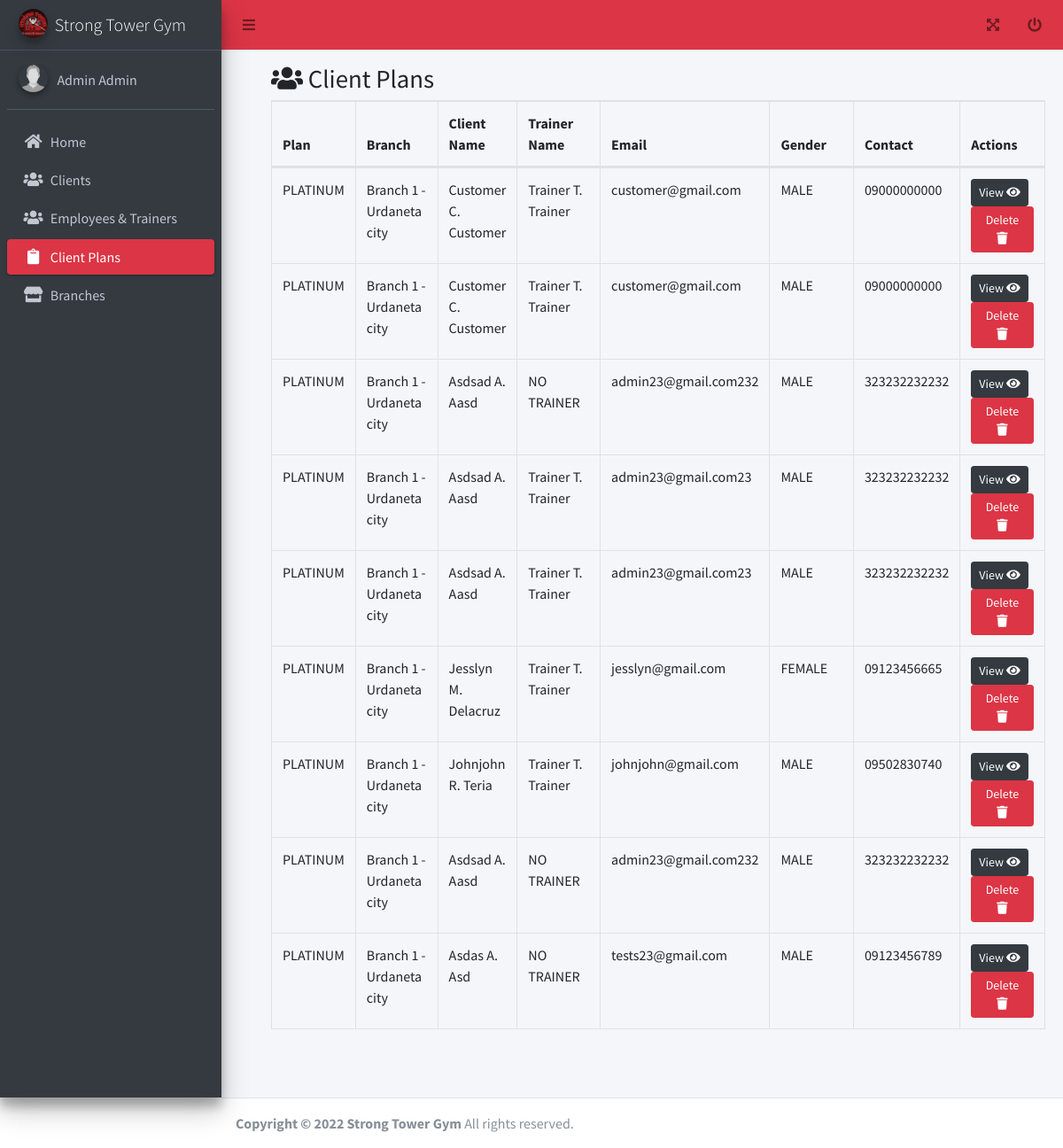
The page /admin/client_plans.php (signed in) on the database as committed earlier.
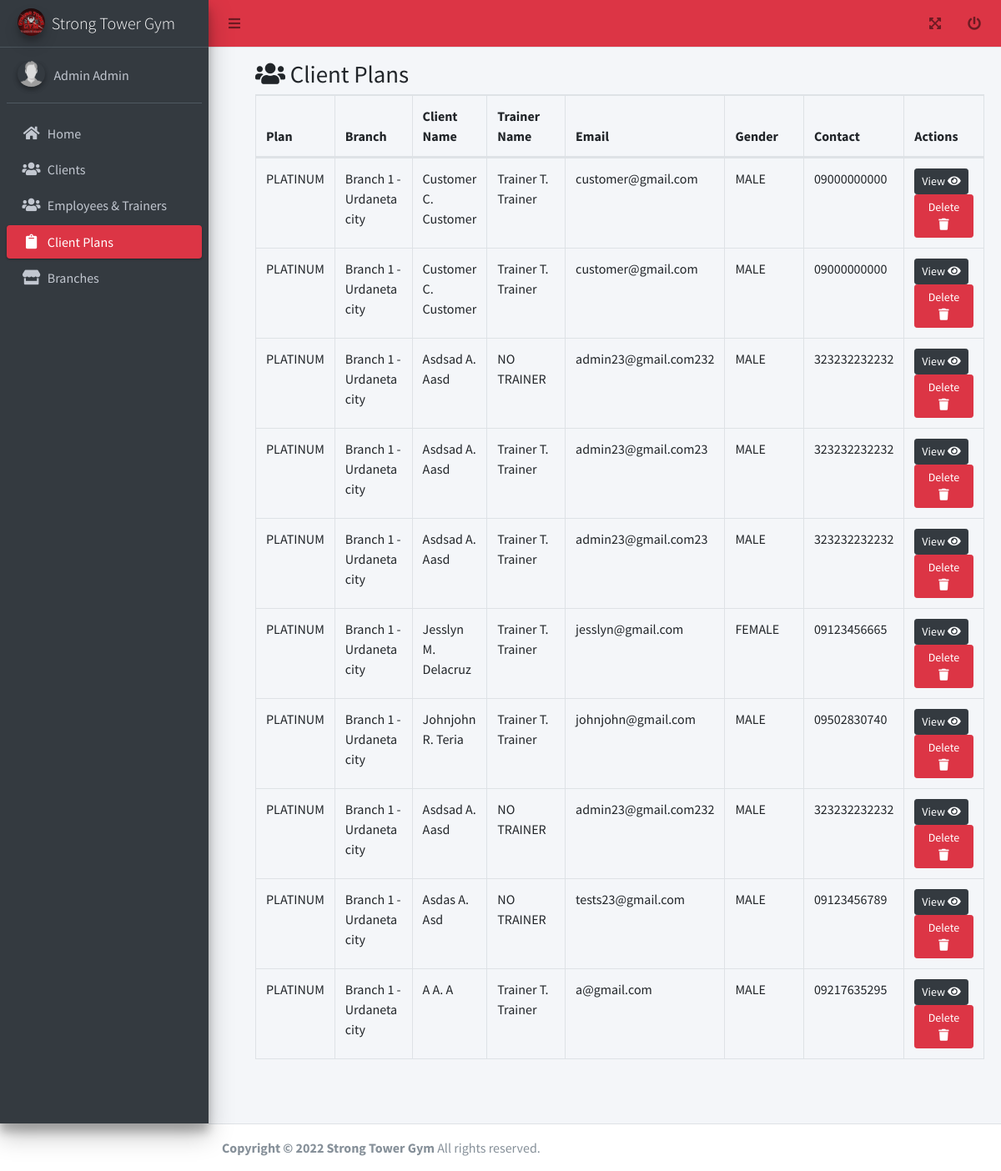
The same page on the database as committed later.
### tables this page shows
CREATE TABLE `tbl_client_plan` (
  `id` int(11) NOT NULL AUTO_INCREMENT,
  `client_id` int(11) DEFAULT NULL,
  `plan_id` int(11) DEFAULT NULL,
  `trainer_id` int(11) DEFAULT NULL,
  `expiration_date` date DEFAULT NULL,
  `created_date` datetime DEFAULT current_timestamp(),
  `updated_date` datetime DEFAULT current_timestamp(),
  `deleted_flag` tinyint(4) DEFAULT 0,
  PRIMARY KEY (`id`)
);

CREATE TABLE `tbl_plan` (
  `id` int(11) NOT NULL AUTO_INCREMENT,
  `name` varchar(45) DEFAULT NULL,
  `per_month` varchar(45) DEFAULT NULL,
  `per_session` varchar(45) DEFAULT NULL,
  `description` text DEFAULT NULL,
  `deleted_flag` tinyint(4) DEFAULT 0,
  `backup` text DEFAULT NULL,
  PRIMARY KEY (`id`)
);

CREATE TABLE `tbl_branch` (
  `id` int(11) NOT NULL AUTO_INCREMENT,
  `name` varchar(255) DEFAULT NULL,
  `description` text DEFAULT NULL,
  `created_date` datetime DEFAULT current_timestamp(),
  `updated_date` datetime DEFAULT current_timestamp(),
  `deleted_flag` tinyint(4) DEFAULT 0,
  `sub_title` text DEFAULT NULL,
  PRIMARY KEY (`id`)
);

CREATE TABLE `tbl_user_info` (
  `id` int(11) NOT NULL AUTO_INCREMENT,
  `first_name` varchar(255) DEFAULT NULL,
  `middle_name` varchar(45) DEFAULT NULL,
  `last_name` varchar(45) DEFAULT NULL,
  `gender_id` int(11) DEFAULT NULL,
  `contact_no` varchar(45) DEFAULT NULL,
  `picture` varchar(255) DEFAULT 'default.jpg',
  `created_date` datetime DEFAULT current_timestamp(),
  `updated_date` datetime DEFAULT current_timestamp(),
  `deleted_flag` tinyint(4) DEFAULT 0,
  `address` varchar(45) DEFAULT NULL,
  `medical_certificate` varchar(225) DEFAULT 'default.jpg',
  PRIMARY KEY (`id`)
);

CREATE TABLE `tbl_user` (
  `id` int(11) NOT NULL AUTO_INCREMENT,
  `username` varchar(255) DEFAULT NULL,
  `email` varchar(255) DEFAULT NULL,
  `password` varchar(255) DEFAULT NULL,
  `branch_id` int(11) DEFAULT NULL,
  `access_id` int(11) DEFAULT NULL,
  `client_plan_id` int(11) DEFAULT 0,
  `plan_expiration_date` date DEFAULT NULL,
  `verified` tinyint(4) DEFAULT 0,
  `created_date` datetime DEFAULT current_timestamp(),
  `updated_date` datetime DEFAULT current_timestamp(),
  `deleted_flag` tinyint(4) DEFAULT 0,
  `access` varchar(45) DEFAULT NULL,
  PRIMARY KEY (`id`)
);

CREATE TABLE `tbl_gender` (
  `id` int(11) NOT NULL AUTO_INCREMENT,
  `name` varchar(45) DEFAULT NULL,
  `created_date` datetime DEFAULT current_timestamp(),
  `updated_date` datetime DEFAULT current_timestamp(),
  `deleted_flag` tinyint(4) DEFAULT 0,
  PRIMARY KEY (`id`)
);

### functions.php (called while the page is built, shortened)
<?php
function get_list($sql)
{
  $data = array();
  $result = mysqli_query($_SESSION['conn'], $sql);
  while ($row = mysqli_fetch_assoc($result)) {
    $data[] = $row;
  }
  return $data;
}

### admin/client_plans.php (the view, shortened to what this page needs)
<?php include('header.php'); ?>
<link rel="stylesheet" href="../adminlte/plugins/datatables-bs4/css/dataTables.bootstrap4.min.css">
<link rel="stylesheet" href="../adminlte/plugins/datatables-responsive/css/responsive.bootstrap4.min.css">
<link rel="stylesheet" href="../adminlte/plugins/datatables-buttons/css/buttons.bootstrap4.min.css">
<div>
  <div class="content-wrapper">
    <div class="content-header">
      <div class="container-fluid" id="content">
        <div class="row mb-2">
          <div class="col-sm-12">
            <h1 class="m-0"><i class="fa fa-users"></i> Client Plans</h1>
          </div>
          <div class="col-sm-12">
            <table id="example2" class="table table-bordered table-hover dataTable dtr-inline" aria-describedby="example2_info">
              <thead>
                <tr>
                  <th>Plan</th>
                  <th>Branch</th>
                  <th>Client Name</th>
                  <th>Trainer Name</th>
                  <th>Email</th>
                  <th>Gender</th>
                  <th>Contact</th>
                  <th>Actions</th>
                </tr>
              </thead>
              <tbody>
                <?php $where = in_array($_SESSION['user']->access_id, array(2, 3, 4)) ? " and u.branch_id = '" . $_SESSION['user']->branch_id . "'" : ""; ?>
                <?php foreach (get_list("select tp.name as 'plan',b.name as `branch`,g.name as `gender`,UPPER(a.name) as 'access',ui.*,u.*,ui2.first_name as `t_first_name`,ui2.middle_name as `t_middle_name`, ui2.last_name as `t_last_name`,tc.id, ui2.id as `trainer_id` from tbl_client_plan tc inner join tbl_user u on u.id = tc.client_id inner join tbl_user_info ui on ui.id = u.id inner join tbl_access a on a.id = u.access_id inner join tbl_gender g on g.id = ui.gender_id inner join tbl_branch b on b.id = u.branch_id inner join tbl_plan tp on tp.id = tc.plan_id  left join tbl_user_info ui2 on ui2.id = tc.trainer_id where u.access_id = 4 and tc.deleted_flag = 0 $where") as $res) { ?>
                  <td><?php echo strtoupper($res['plan']); ?></td>
                  <td><?php echo ucfirst($res['branch']); ?></td>
                  <td><?php echo ucwords($res['first_name'] . ' ' . $res['middle_name'][0] . '. ' . $res['last_name']); ?></td>
                  <td><?php echo ucwords(!empty($res['trainer_id']) ? $res['t_first_name'] . ' ' . $res['t_middle_name'][0] . '. ' . $res['t_last_name'] : 'NO TRAINER'); ?></td>
                  <td><?php echo $res['email']; ?></td>
                  <td><?php echo strtoupper($res['gender']); ?></td>
                  <td><?php echo $res['contact_no']; ?></td>
                  <?php if (in_array($_SESSION['user']->access_id, array(1, 2))) { ?>
                    <td>
                      <form method="post" onsubmit="return confirm('Are You Sure?');">
                        <?php if ($_SESSION['user']->access_id == 1) { ?>
                          <a href="view_my_client.php?id=<?= $res['id']; ?>" class="btn btn-sm btn-dark"> View <i class="fa fa-eye"></i> </a>
                        <?php } ?>
                        <button type="submit" class="btn btn-sm btn-danger" name="delete" value="<?php echo $res['id']; ?>"> Delete <i class="fa fa-trash"></i> </button>
                      </form>
                    </td>
                  <?php } ?>
                <?php } ?>
              </tbody>
            </table>
          </div>
        </div>
      </div>
    </div>
  </div>
</div>
</div>
<?php include('footer.php'); ?>

Rows that differ between the two databases and show on the page:
added tbl_client_plan: plan.name "PLATINUM", tbl_branch.name "Branch 1 - Urdaneta city", tbl_user_info.first_name+middle_name+last_name "A A. A", tbl_user_info.id+first_name+middle_name "Trainer T. Trainer", tbl_user.email "a@gmail.com", tbl_gender.name "MALE", tbl_user_info.contact_no "09217635295", $res['id'] 11 (drawn)
